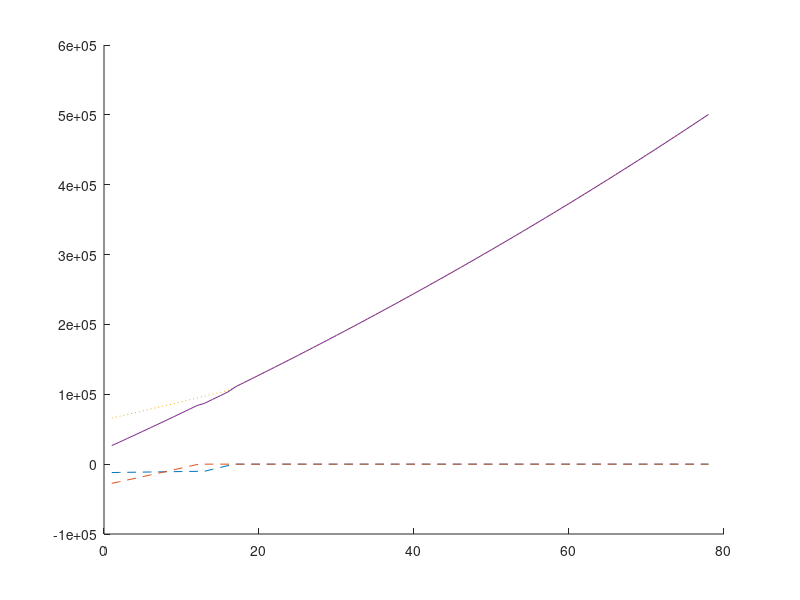

Source code (MATLAB):
clear all

% input variables

stopval = 500000;

% have to assume these are loans for now... build in asset functionality
% next
principal1 = -12000;
rate1 = 0.025; % always as a decimal fraction

principal2 = -27496;
rate2 = 0.0655;


value1 = 66000; % initial asset value
ror1 = 0.06; % asset rate of return

payment = 4900; % monthly payment you wish to make
invpay = 2200; % set a monthly amount if you want to invest right away instead
            % of placing 100% of available 'payment' into debts.
            % if 0, the program assumes all extra payment goes to debt
            % repayment first.
n = 12; % 12 months in a year
horizon = 6; % maximum number of years you want to pay off any loan


% need an infinite loop check - is your min payment enough to EVER pay it
% off?

minpay1 = (-principal1*(rate1/n))/(1-(1+rate1/n)^(-n*horizon));
minpay2 = (-principal2*(rate2/n))/(1-(1+rate1/n)^(-n*horizon));
minpay = minpay1+minpay2;

while payment-invpay < minpay
    payment = input(['Your min payment is too small! Increase it to at least ' num2str(ceil(minpay)+invpay) ': ']);
end
%

% determine any extra amount of money beyond the minimums
if payment > minpay
    extra = payment-invpay-minpay;
else
    extra = 0;
end

% allocate the extra money to the right loan
ratechk = max(rate1,rate2);
if ratechk==rate1
    payment1 = minpay1+extra;
    payment2 = minpay2;
else
    payment1=minpay1;
    payment2 = minpay2+extra;
end

if payment~=(payment1+payment2+invpay)
    error('borked some math')
end

% Initialize while loop
clear presval1
clear presval2
clear asset1
presval1(1) = principal1;
presval2(1) = principal2;
asset1(1) = value1;
networth(1) = principal1+principal2+value1;
period = 0; % initial period
t=1; % # of periods per cycle of while loop


while networth(period+1) < stopval
    
    % loan 1
    % payoff check and re-allocate payments
    % also handle final payment period remainders
    if presval1(period+1)+payment1 >= 0
        
        finpay1 = -presval1(period+1); % calc. the amount of the final payment
        % apply the final payment and re-calculate the loan value (should be 0)
        presval1(period+2) = presval1(period+1)+finpay1; 
        if presval1(period+2)~=0
            disp('borked some finpay1 math.')
        end
        
        payment2=payment2+payment1;
        payment1=0;
    else
        presval1(period+2) = presval1(period+1)+payment1;
        presval1(period+2) = presval1(period+2)*(1+rate1/n)^t;
    end
    
    if presval1(period+2) < presval1(period+1)
        error('You will never pay this off! Use a higher Min Payment!')
    end
    
    % loan 2
    if presval2(period+1)+payment2 >= 0
        
        finpay2 = -presval2(period+1);
        presval2(period+2) = presval2(period+1)+finpay2;
        if presval2(period+2)~=0
            disp('borked some finpay2 math.')
            disp(period)
        end
        
        payment1=payment1+payment2;
        payment2=0;
    else
        presval2(period+2) = presval2(period+1)+payment2;
        presval2(period+2) = presval2(period+2)*(1+rate2/n)^t;
    end
    
    if presval2(period+2) < presval2(period+1)
        error('You will never pay this off! Use a higher Min Payment!')
    end
    
    if presval2(period+2)==0&&presval1(period+2)==0
        payment1=0;
        payment2=0;
    end
    
    % asset 1
        asset1(period+2) = asset1(period+1)+(payment-(payment1+payment2));
        asset1(period+2) = asset1(period+2)*(1+ror1/n)^t;
    
    
    networth(period+2) = presval2(period+2)+presval1(period+2)+asset1(period+2);
    period = period+1;
    
end

disp(['It will take you ' num2str(period) ' months or ' num2str(period/n) ' years to finish.'])
hold on
plot(presval1,'LineStyle','--')
hold on
plot(presval2,'LineStyle','--')
plot(asset1,'LineStyle',':')
plot(networth,'LineStyle','-')